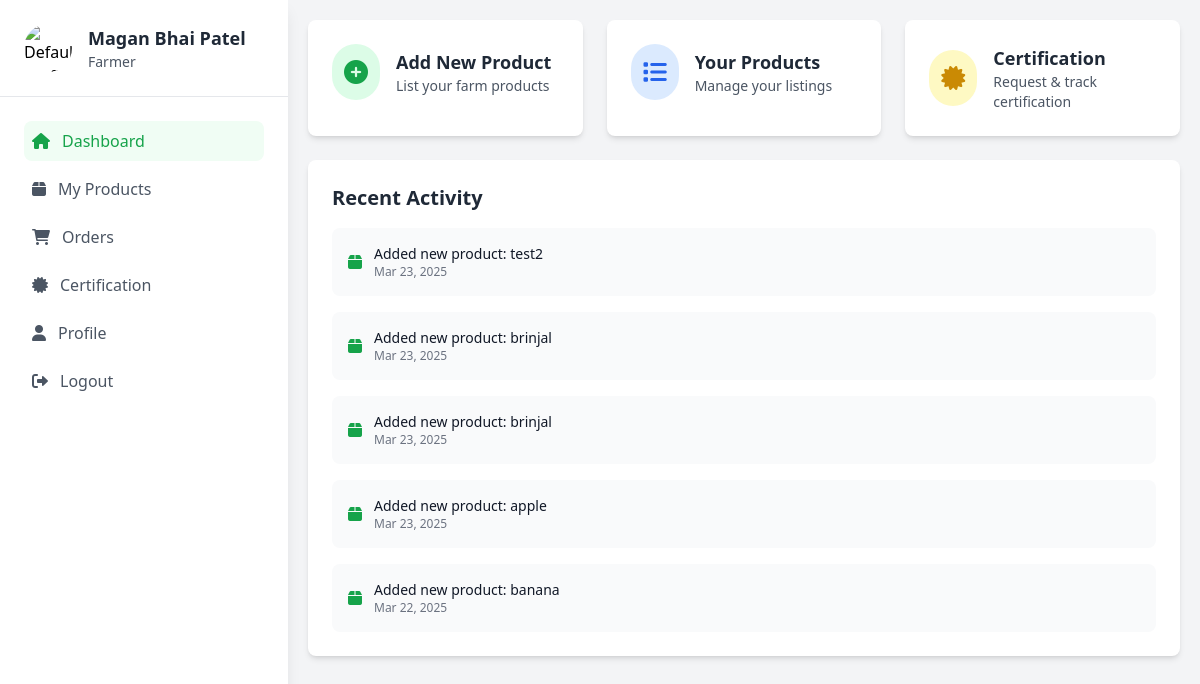
/dashboard/farmer/ (signed in), run on an earlier commit of the app's database.
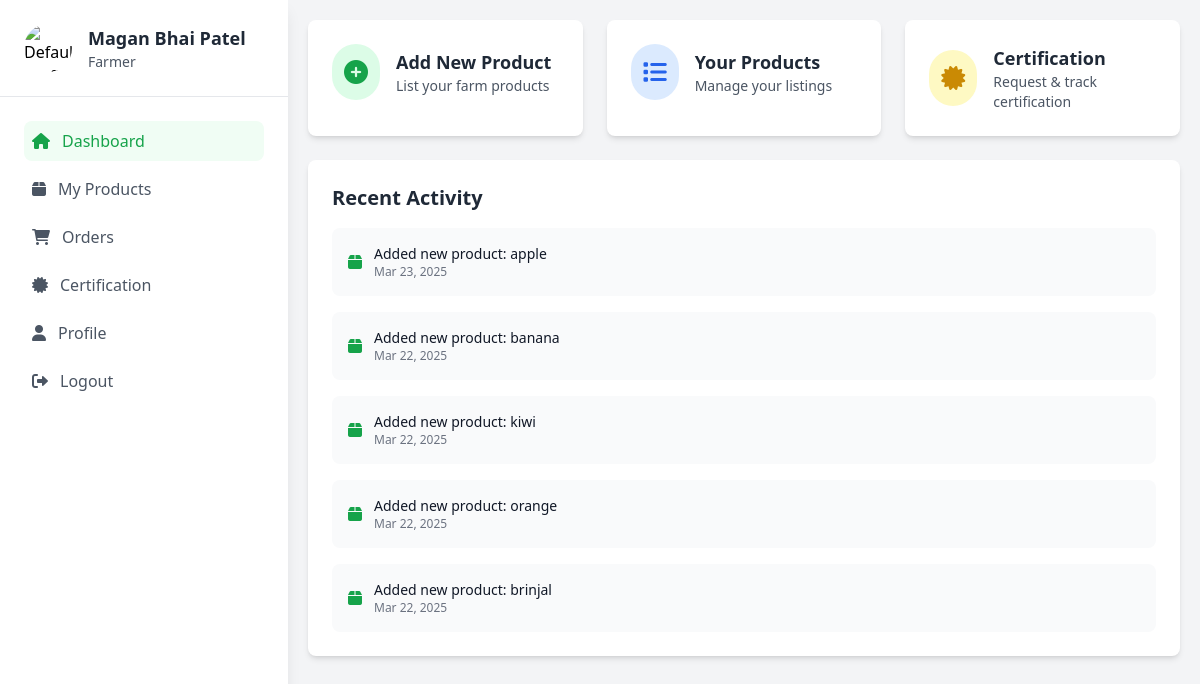
And on a later commit of the database.
### api/models.py (models this page shows, shortened)
class Product(models.Model):
    product_id = models.AutoField(primary_key=True)
    farmer = models.ForeignKey(FarmerProfile, on_delete=models.CASCADE)
    category = models.ForeignKey(Category, on_delete=models.CASCADE)
    product_name = models.CharField(max_length=100)
    description = models.TextField()
    price = models.DecimalField(max_digits=10, decimal_places=2)
    stock = models.PositiveIntegerField()
    image = models.ImageField(upload_to='products/')
    qr_code = models.ImageField(upload_to='qr_codes/', blank=True, null=True)
    created_at = models.DateTimeField(auto_now_add=True)

### api/views.py (the view)
# urls.py: path('dashboard/farmer/', views.farmer_dashboard, name='farmer_dashboard'),
@login_required
def farmer_dashboard(request):
    if request.user.role != 'Farmer':
        messages.error(request, 'Only farmers can access this dashboard.')
        return redirect('home')
    try:
        farmer_profile = FarmerProfile.objects.get(user=request.user)
        recent_products = Product.objects.filter(farmer=farmer_profile).order_by('-created_at')[:5]
    except FarmerProfile.DoesNotExist:
        farmer_profile = None
        recent_products = []
    context = {
        'farmer_profile': farmer_profile,
        'recent_products': recent_products,
    }
    return render(request, 'farmer/farmer_dashboard.html', context)

### templates/farmer/farmer_dashboard.html (shortened to what this page needs)
{% extends 'farmer/farmer_base.html' %}
{% block content %}
<div class="flex flex-col p-5">
    <div class="grid grid-cols-1 md:grid-cols-3 gap-6 mb-6">
        <a href="{% url 'add_product' %}" class="bg-white rounded-lg shadow-md p-6 hover:shadow-lg transition-shadow">
            <div class="flex items-center">
                <div class="p-3 bg-green-100 rounded-full">
                    <i class="fas fa-plus-circle text-green-600 text-2xl"></i>
                </div>
                <div class="ml-4">
                    <h3 class="text-lg font-semibold text-gray-800">Add New Product</h3>
                    <p class="text-gray-600 text-sm">List your farm products</p>
                </div>
            </div>
        </a>
        <a href="{% url 'product_list' %}" class="bg-white rounded-lg shadow-md p-6 hover:shadow-lg transition-shadow">
            <div class="flex items-center">
                <div class="p-3 bg-blue-100 rounded-full">
                    <i class="fas fa-list text-blue-600 text-2xl"></i>
                </div>
                <div class="ml-4">
                    <h3 class="text-lg font-semibold text-gray-800">Your Products</h3>
                    <p class="text-gray-600 text-sm">Manage your listings</p>
                </div>
            </div>
        </a>
        <a href="{% url 'certification_request' %}" class="bg-white rounded-lg shadow-md p-6 hover:shadow-lg transition-shadow">
            <div class="flex items-center">
                <div class="p-3 bg-yellow-100 rounded-full">
                    <i class="fas fa-certificate text-yellow-600 text-2xl"></i>
                </div>
                <div class="ml-4">
                    <h3 class="text-lg font-semibold text-gray-800">Certification</h3>
                    <p class="text-gray-600 text-sm">Request & track certification</p>
                </div>
            </div>
        </a>
    </div>
    <div class="bg-white rounded-lg shadow-md p-6">
        <h2 class="text-xl font-semibold text-gray-800 mb-4">Recent Activity</h2>
        <div class="space-y-4">
            {% if recent_products %}
                {% for product in recent_products %}
                <div class="flex items-center justify-between p-4 bg-gray-50 rounded-lg">
                    <div class="flex items-center">
                        <i class="fas fa-box text-green-600 mr-3"></i>
                        <div>
                            <p class="text-sm font-medium text-gray-900">Added new product: {{ product.product_name }}</p>
                            <p class="text-xs text-gray-500">{{ product.created_at|date:"M d, Y" }}</p>
                        </div>
                    </div>
                </div>
                {% endfor %}
            {% else %}
                <p class="text-gray-500 text-center py-4">No recent activity</p>
            {% endif %}
        </div>
    </div>
</div>
{% endblock %}

What changed in the data, as far as the page shows it:
removed Product: product_name "test2", created_at "Mar 23, 2025"
removed Product: product_name "brinjal", created_at "Mar 23, 2025"
removed Product: product_name "brinjal", created_at "Mar 23, 2025"
now on this page (row unchanged): Product: product_name "kiwi", created_at "Mar 22, 2025"
now on this page (row edited): Product: product_name "orange", created_at "Mar 22, 2025"
added Product: product_name "brinjal", created_at "Mar 22, 2025"
